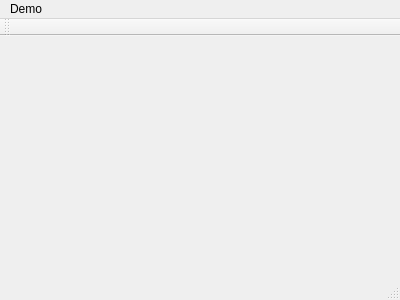
<?xml version="1.0" encoding="UTF-8"?>
<ui version="4.0">
 <class>MainWindow</class>
 <widget class="QMainWindow" name="MainWindow">
  <property name="geometry">
   <rect>
    <x>0</x>
    <y>0</y>
    <width>400</width>
    <height>300</height>
   </rect>
  </property>
  <property name="windowTitle">
   <string>MainWindow</string>
  </property>
  <widget class="QWidget" name="centralWidget"/>
  <widget class="QMenuBar" name="menuBar">
   <property name="geometry">
    <rect>
     <x>0</x>
     <y>0</y>
     <width>400</width>
     <height>22</height>
    </rect>
   </property>
   <widget class="QMenu" name="menuDemo">
    <property name="title">
     <string>Demo</string>
    </property>
    <addaction name="actionReset"/>
    <addaction name="actionGenerate"/>
   </widget>
   <addaction name="menuDemo"/>
  </widget>
  <widget class="QToolBar" name="mainToolBar">
   <attribute name="toolBarArea">
    <enum>TopToolBarArea</enum>
   </attribute>
   <attribute name="toolBarBreak">
    <bool>false</bool>
   </attribute>
  </widget>
  <widget class="QStatusBar" name="statusBar"/>
  <action name="actionReset">
   <property name="text">
    <string>Reset</string>
   </property>
  </action>
  <action name="actionGenerate">
   <property name="text">
    <string>Generate</string>
   </property>
  </action>
 </widget>
 <layoutdefault spacing="6" margin="11"/>
 <resources/>
 <connections>
  <connection>
   <sender>actionGenerate</sender>
   <signal>triggered()</signal>
   <receiver>MainWindow</receiver>
   <slot>on_generate_image()</slot>
   <hints>
    <hint type="sourcelabel">
     <x>-1</x>
     <y>-1</y>
    </hint>
    <hint type="destinationlabel">
     <x>199</x>
     <y>149</y>
    </hint>
   </hints>
  </connection>
  <connection>
   <sender>actionReset</sender>
   <signal>triggered()</signal>
   <receiver>MainWindow</receiver>
   <slot>on_reset_image()</slot>
   <hints>
    <hint type="sourcelabel">
     <x>-1</x>
     <y>-1</y>
    </hint>
    <hint type="destinationlabel">
     <x>199</x>
     <y>149</y>
    </hint>
   </hints>
  </connection>
 </connections>
 <slots>
  <signal>reset_image()</signal>
  <signal>generate_image()</signal>
  <slot>on_reset_image()</slot>
  <slot>on_generate_image()</slot>
 </slots>
</ui>
